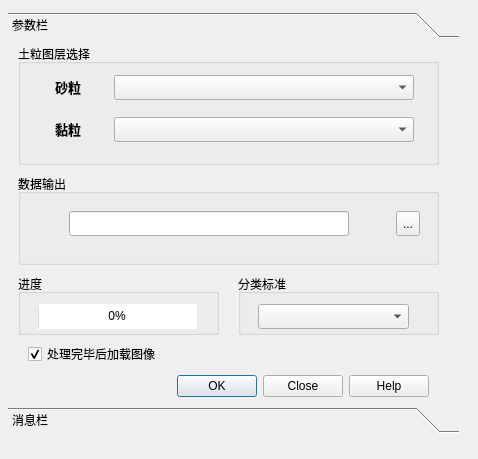
<?xml version="1.0" encoding="UTF-8"?>
<ui version="4.0">
 <class>HZAUSoilTextureDialogBase</class>
 <widget class="QDialog" name="HZAUSoilTextureDialogBase">
  <property name="geometry">
   <rect>
    <x>0</x>
    <y>0</y>
    <width>478</width>
    <height>459</height>
   </rect>
  </property>
  <property name="windowTitle">
   <string>土壤质地分类</string>
  </property>
  <widget class="QToolBox" name="toolBox">
   <property name="geometry">
    <rect>
     <x>8</x>
     <y>12</y>
     <width>451</width>
     <height>421</height>
    </rect>
   </property>
   <property name="currentIndex">
    <number>0</number>
   </property>
   <widget class="QWidget" name="ParameterPage">
    <property name="geometry">
     <rect>
      <x>0</x>
      <y>0</y>
      <width>451</width>
      <height>361</height>
     </rect>
    </property>
    <attribute name="label">
     <string>参数栏</string>
    </attribute>
    <widget class="QGroupBox" name="groupBox_4">
     <property name="geometry">
      <rect>
       <x>230</x>
       <y>230</y>
       <width>201</width>
       <height>61</height>
      </rect>
     </property>
     <property name="title">
      <string>分类标准</string>
     </property>
     <widget class="QComboBox" name="cmbSchema">
      <property name="geometry">
       <rect>
        <x>20</x>
        <y>30</y>
        <width>151</width>
        <height>25</height>
       </rect>
      </property>
      <property name="minimumSize">
       <size>
        <width>0</width>
        <height>25</height>
       </size>
      </property>
      <property name="maximumSize">
       <size>
        <width>16777215</width>
        <height>25</height>
       </size>
      </property>
     </widget>
    </widget>
    <widget class="QGroupBox" name="groupBox">
     <property name="geometry">
      <rect>
       <x>10</x>
       <y>0</y>
       <width>421</width>
       <height>121</height>
      </rect>
     </property>
     <property name="title">
      <string>土粒图层选择</string>
     </property>
     <widget class="QWidget" name="gridLayoutWidget_4">
      <property name="geometry">
       <rect>
        <x>10</x>
        <y>20</y>
        <width>401</width>
        <height>91</height>
       </rect>
      </property>
      <layout class="QGridLayout" name="gridLayout">
       <item row="1" column="0">
        <widget class="QLabel" name="lblClay">
         <property name="maximumSize">
          <size>
           <width>50</width>
           <height>20</height>
          </size>
         </property>
         <property name="text">
          <string>&lt;!DOCTYPE HTML PUBLIC &quot;-//W3C//DTD HTML 4.0//EN&quot; &quot;http://www.w3.org/TR/REC-html40/strict.dtd&quot;&gt;
&lt;html&gt;&lt;head&gt;&lt;meta name=&quot;qrichtext&quot; content=&quot;1&quot; /&gt;&lt;style type=&quot;text/css&quot;&gt;
p, li { white-space: pre-wrap; }
&lt;/style&gt;&lt;/head&gt;&lt;body style=&quot; font-family:'SimSun'; font-size:9pt; font-weight:400; font-style:normal;&quot;&gt;
&lt;p align=&quot;center&quot; style=&quot; margin-top:0px; margin-bottom:0px; margin-left:0px; margin-right:0px; -qt-block-indent:0; text-indent:0px;&quot;&gt;&lt;span style=&quot; font-family:'MS Shell Dlg 2'; font-size:10pt; font-weight:600;&quot;&gt;黏粒&lt;/span&gt;&lt;/p&gt;&lt;/body&gt;&lt;/html&gt;</string>
         </property>
        </widget>
       </item>
       <item row="0" column="0">
        <widget class="QLabel" name="lblSand">
         <property name="maximumSize">
          <size>
           <width>50</width>
           <height>20</height>
          </size>
         </property>
         <property name="autoFillBackground">
          <bool>false</bool>
         </property>
         <property name="text">
          <string>&lt;!DOCTYPE HTML PUBLIC &quot;-//W3C//DTD HTML 4.0//EN&quot; &quot;http://www.w3.org/TR/REC-html40/strict.dtd&quot;&gt;
&lt;html&gt;&lt;head&gt;&lt;meta name=&quot;qrichtext&quot; content=&quot;1&quot; /&gt;&lt;style type=&quot;text/css&quot;&gt;
p, li { white-space: pre-wrap; }
&lt;/style&gt;&lt;/head&gt;&lt;body style=&quot; font-family:'SimSun'; font-size:9pt; font-weight:400; font-style:normal;&quot;&gt;
&lt;p align=&quot;center&quot; style=&quot; margin-top:0px; margin-bottom:0px; margin-left:0px; margin-right:0px; -qt-block-indent:0; text-indent:0px;&quot;&gt;&lt;span style=&quot; font-family:'MS Shell Dlg 2'; font-size:10pt; font-weight:600;&quot;&gt;砂粒&lt;/span&gt;&lt;/p&gt;&lt;/body&gt;&lt;/html&gt;</string>
         </property>
         <property name="margin">
          <number>1</number>
         </property>
        </widget>
       </item>
       <item row="1" column="1">
        <widget class="QComboBox" name="cmbClay">
         <property name="minimumSize">
          <size>
           <width>280</width>
           <height>25</height>
          </size>
         </property>
         <property name="maximumSize">
          <size>
           <width>300</width>
           <height>25</height>
          </size>
         </property>
         <property name="layoutDirection">
          <enum>Qt::LeftToRight</enum>
         </property>
        </widget>
       </item>
       <item row="0" column="1">
        <widget class="QComboBox" name="cmbSand">
         <property name="minimumSize">
          <size>
           <width>280</width>
           <height>25</height>
          </size>
         </property>
         <property name="maximumSize">
          <size>
           <width>300</width>
           <height>25</height>
          </size>
         </property>
         <property name="layoutDirection">
          <enum>Qt::LeftToRight</enum>
         </property>
        </widget>
       </item>
      </layout>
     </widget>
    </widget>
    <widget class="QWidget" name="gridLayoutWidget">
     <property name="geometry">
      <rect>
       <x>20</x>
       <y>310</y>
       <width>401</width>
       <height>65</height>
      </rect>
     </property>
     <layout class="QGridLayout" name="gridLayout_3">
      <item row="0" column="0">
       <widget class="QDialogButtonBox" name="buttonBox">
        <property name="locale">
         <locale language="English" country="UnitedStates"/>
        </property>
        <property name="standardButtons">
         <set>QDialogButtonBox::Close|QDialogButtonBox::Help|QDialogButtonBox::Ok</set>
        </property>
       </widget>
      </item>
     </layout>
    </widget>
    <widget class="QGroupBox" name="groupBox_3">
     <property name="geometry">
      <rect>
       <x>10</x>
       <y>230</y>
       <width>201</width>
       <height>61</height>
      </rect>
     </property>
     <property name="styleSheet">
      <string notr="true">border-color: rgb(4, 4, 4);</string>
     </property>
     <property name="title">
      <string>进度</string>
     </property>
     <widget class="QProgressBar" name="progressBar">
      <property name="geometry">
       <rect>
        <x>20</x>
        <y>30</y>
        <width>159</width>
        <height>25</height>
       </rect>
      </property>
      <property name="value">
       <number>0</number>
      </property>
      <property name="alignment">
       <set>Qt::AlignCenter</set>
      </property>
      <property name="textVisible">
       <bool>true</bool>
      </property>
      <property name="orientation">
       <enum>Qt::Horizontal</enum>
      </property>
      <property name="invertedAppearance">
       <bool>false</bool>
      </property>
     </widget>
    </widget>
    <widget class="QGroupBox" name="groupBox_2">
     <property name="geometry">
      <rect>
       <x>10</x>
       <y>130</y>
       <width>421</width>
       <height>91</height>
      </rect>
     </property>
     <property name="title">
      <string>数据输出</string>
     </property>
     <widget class="QWidget" name="gridLayoutWidget_2">
      <property name="geometry">
       <rect>
        <x>10</x>
        <y>20</y>
        <width>434</width>
        <height>59</height>
       </rect>
      </property>
      <layout class="QGridLayout" name="gridLayout_2">
       <item row="2" column="1">
        <widget class="QLineEdit" name="lineOutput">
         <property name="minimumSize">
          <size>
           <width>280</width>
           <height>25</height>
          </size>
         </property>
         <property name="maximumSize">
          <size>
           <width>280</width>
           <height>25</height>
          </size>
         </property>
        </widget>
       </item>
       <item row="2" column="2">
        <widget class="QToolButton" name="btnOutput">
         <property name="minimumSize">
          <size>
           <width>0</width>
           <height>25</height>
          </size>
         </property>
         <property name="maximumSize">
          <size>
           <width>16777215</width>
           <height>25</height>
          </size>
         </property>
         <property name="text">
          <string>...</string>
         </property>
        </widget>
       </item>
      </layout>
     </widget>
    </widget>
    <widget class="QCheckBox" name="checkBox">
     <property name="geometry">
      <rect>
       <x>20</x>
       <y>300</y>
       <width>280</width>
       <height>20</height>
      </rect>
     </property>
     <property name="text">
      <string>处理完毕后加载图像</string>
     </property>
     <property name="checked">
      <bool>true</bool>
     </property>
    </widget>
   </widget>
   <widget class="QWidget" name="MessagesPage">
    <property name="geometry">
     <rect>
      <x>0</x>
      <y>0</y>
      <width>98</width>
      <height>28</height>
     </rect>
    </property>
    <attribute name="label">
     <string>消息栏</string>
    </attribute>
    <widget class="QGroupBox" name="groupBox_5">
     <property name="geometry">
      <rect>
       <x>10</x>
       <y>12</y>
       <width>441</width>
       <height>341</height>
      </rect>
     </property>
     <property name="title">
      <string>处理过程详细信息</string>
     </property>
     <widget class="QTextEdit" name="textEdit">
      <property name="geometry">
       <rect>
        <x>10</x>
        <y>20</y>
        <width>411</width>
        <height>311</height>
       </rect>
      </property>
      <property name="verticalScrollBarPolicy">
       <enum>Qt::ScrollBarAlwaysOn</enum>
      </property>
     </widget>
    </widget>
   </widget>
  </widget>
 </widget>
 <resources/>
 <connections/>
</ui>
